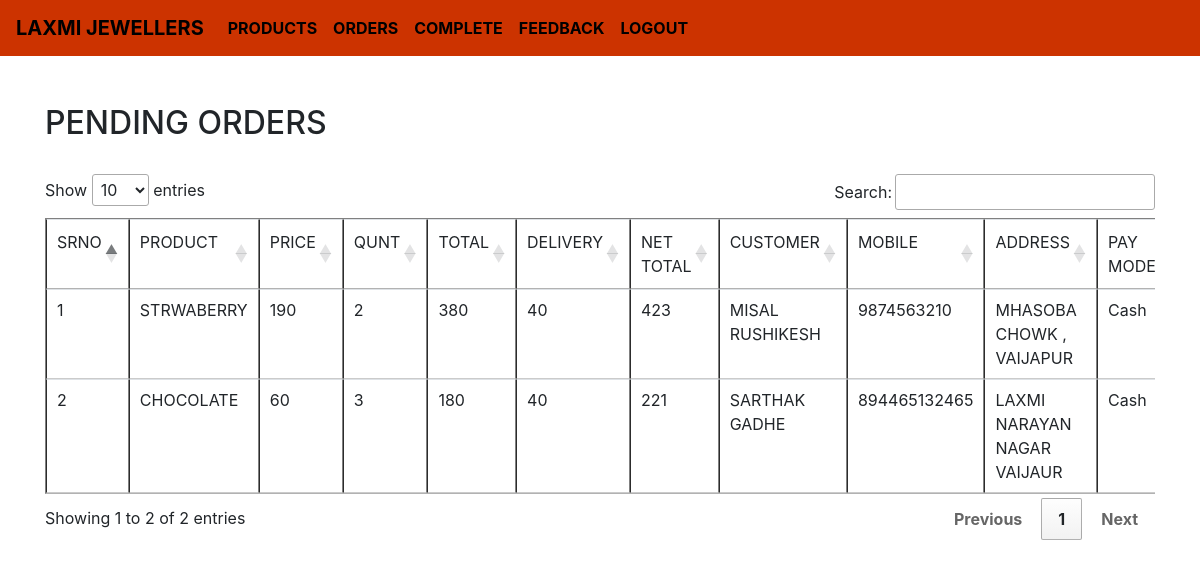
/orders.php, run on the app's committed database.
### tables this page shows
CREATE TABLE `orders` (
  `id` int(11) NOT NULL,
  `product` varchar(50) NOT NULL,
  `price` varchar(50) NOT NULL,
  `quantity` varchar(50) NOT NULL,
  `total` varchar(50) NOT NULL,
  `discount` varchar(50) NOT NULL,
  `delivery` varchar(50) NOT NULL,
  `final_total` varchar(50) NOT NULL,
  `cname` varchar(50) NOT NULL,
  `mobile` varchar(50) NOT NULL,
  `address` varchar(50) NOT NULL,
  `mode` varchar(50) NOT NULL,
  `status` int(10) NOT NULL
);

### orders.php (the view, shortened to what this page needs)
<!DOCTYPE html>
<html>
<head>
  <link rel="stylesheet" href="https://cdn.jsdelivr.net/npm/bootstrap@4.6.2/dist/css/bootstrap.min.css">
<link rel="stylesheet" type="text/css" href="https://cdn.datatables.net/1.13.4/css/jquery.dataTables.css" />
</head>
<body>
<?php include_once "admin_nav.php"; ?>
<div class="container">
<br><br>
<H2>PENDING ORDERS</H2>
<br>
<div class="table-responsive">
 <table border="1" cellpadding="15" width="100%" class="table table-borderd" id="tblUser">
 <thead>
 	 <td>SRNO</td>
 	 <td>PRODUCT</td>
   <td>PRICE</td>
   <td>QUNT</td>
   <TD>TOTAL</TD>
   <TD>DELIVERY</TD>
   <TD>NET TOTAL</TD>
   <TD>CUSTOMER</TD>
   <TD>MOBILE</TD>
   <TD>ADDRESS</TD>
   <TD>PAY MODE</TD>
  </thead>
 <?php
    $con=mysqli_connect("localhost","root","","laxmi");
    $status = 0;
    $query="select*from orders where status = ".$status." ";
    $read=mysqli_query($con,$query);
    $counter=0;
    while($row =mysqli_fetch_array($read))
    {
    	$counter++;
    	 echo"
    	 <tr>
        <td>$counter</td>
   <td>$row[product]</td>
   <td>$row[price]</td>
   <td>$row[quantity]</td>
   <td>$row[total]</td>
   <td>$row[delivery]</td>
   <td>$row[final_total]</td>
   <td>$row[cname]</td>
   <td>$row[mobile]</td>
   <td>$row[address]</td>
   <td>$row[mode]</td>
   <TD>Order Pending</TD>
   <TD>
      <a href='up.php?id=$row[id]' class='btn btn-danger'>COMPLETE
      </a>
   </TD>
 	</tr>
    ";
    }
     ?>
 </table>
</body>
</html>

### admin_nav.php (shortened to what this page needs)
<nav class="navbar navbar-expand-md " style="background-color: #cc3300;">
  <a class="navbar-brand" href="#" style="">LAXMI JEWELLERS</a>
  <div class="collapse navbar-collapse" id="collapsibleNavbar">
    <ul class="navbar-nav">
      <li class="nav-item">
        <a class="nav-link" href="show_products.php" >PRODUCTS</a>
      </li>
      <li class="nav-item">
        <a class="nav-link" href="orders.php" >ORDERS</a>
      </li>
      <li class="nav-item">
        <a class="nav-link" href="complete.php">COMPLETE</a>
      </li>
      <li class="nav-item">
        <a class="nav-link" href="feedback.php">FEEDBACK</a>
      </li>
      <li class="nav-item">
        <a class="nav-link" href="index.php">LOGOUT</a>
      </li>
    </ul>
  </div>
</nav>

### orders.php (style rules this page uses)
a { color: black; font-weight: bold; }

### data on the page
orders: product "STRWABERRY", price "190", quantity "2", total "380", delivery "40", final_total "423", cname "MISAL RUSHIKESH", mobile "9874563210", address "MHASOBA CHOWK , VAIJAPUR", mode "Cash"
orders: product "CHOCOLATE", price "60", quantity "3", total "180", delivery "40", final_total "221", cname "SARTHAK GADHE", mobile "894465132465", address "LAXMI NARAYAN NAGAR VAIJAUR", mode "Cash"
